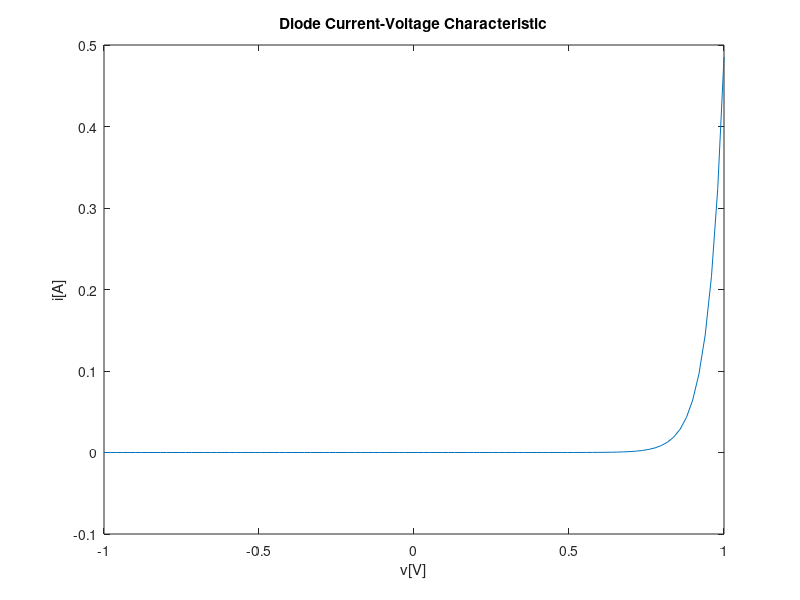
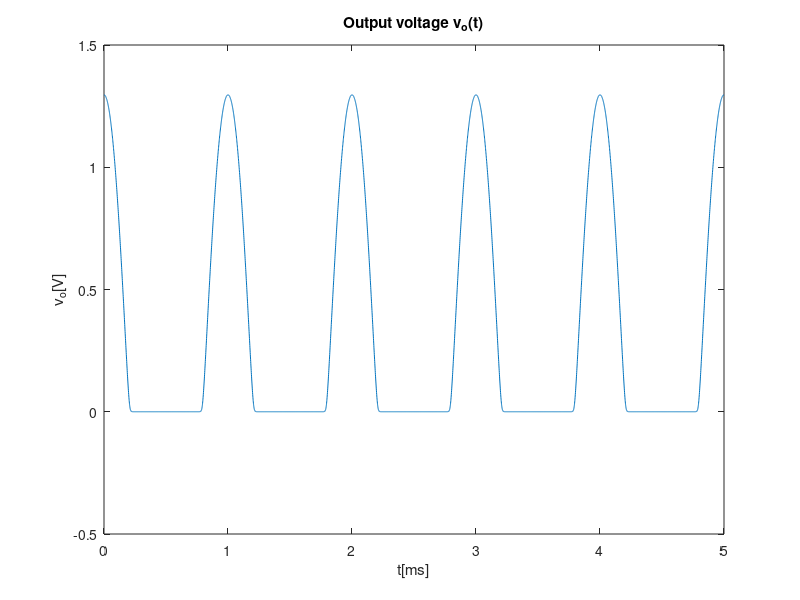
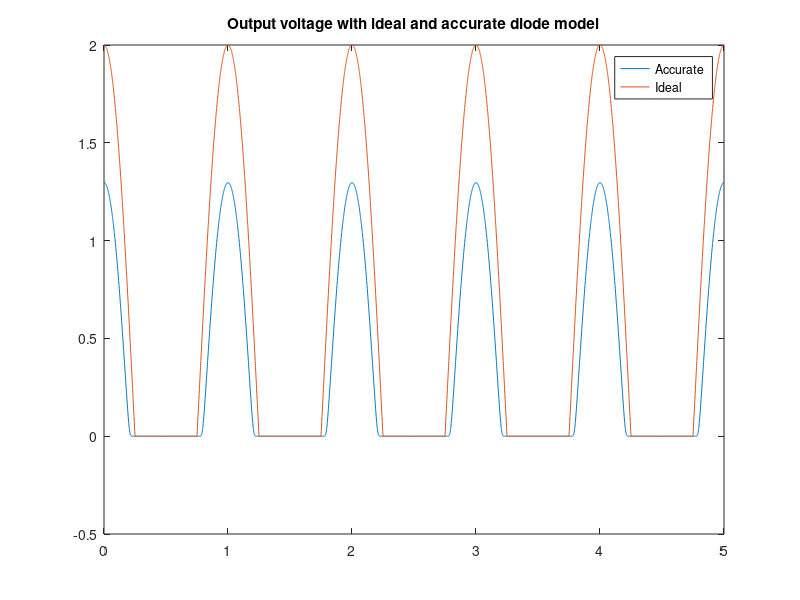
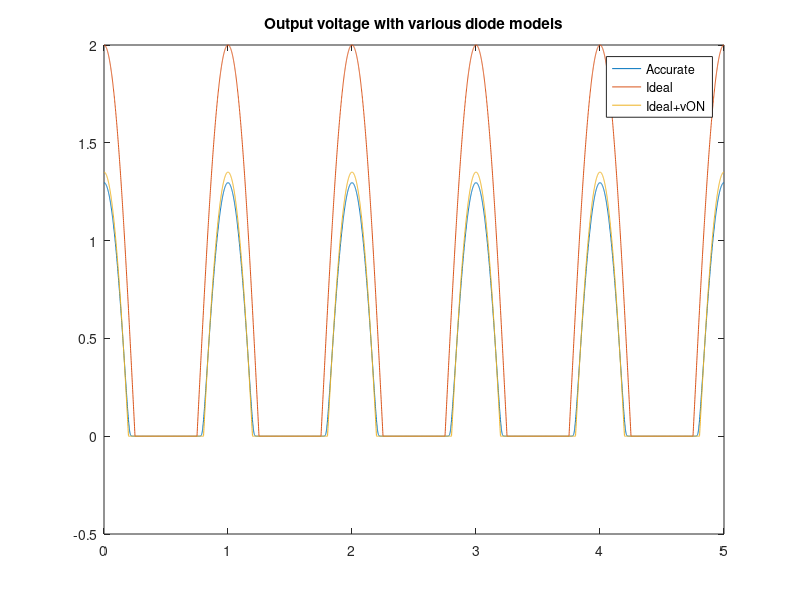

Source code (MATLAB) for these figures, in order:
close all 
clear all

I_S = 1e-9
V_T=25e-3

v = linspace(-1, 1, 100);
i = I_S*(exp(v/V_T/2) - 1);

plot(v, i)
title("Diode Current-Voltage Characteristic")
xlabel ("v[V]")
ylabel ("i[A]")
print ("iv.eps", "-depsc");



%%solve circuit with accurate model

function f = f(vD,vS,R)
Is = 1e-9;
VT=25e-3;
f = vD+R*Is * (exp(vD/VT/2)-1) - vS;
endfunction

function fd = fd(vD,R)
Is = 1e-9;
VT=25e-3;
fd = 1 + R*Is/2/VT * (exp(vD/VT/2)-1);
endfunction

%%Newton Raphsons iterative method

function vD_root = solve_vD (vS, R)
  delta = 1e-6;
  x_next = 0.65;

  do 
    x=x_next;
    x_next = x  - f(x, vS, R)/fd(x, R);
  until (abs(x_next-x) < delta)

  vD_root = x_next;
endfunction


R=1000;
f=1000;
w=2*pi*f;
t=0:1e-6: 5e-3;
vS=2*cos(w*t);
vO = zeros(1,length(t));

for i=1:length(t)
  vD = solve_vD  (vS(i), R);
  vO(i) = vS(i)-vD;
endfor

figure
plot(t*1000, vO)
title("Output voltage v_o(t)")
xlabel ("t[ms]")
ylabel ("v_o[V]")
print ("vo.eps", "-depsc");


%solve circuit with ideal diode model
vO_i = zeros(1,length(t));

for i=1:length(t)
  if(vS(i) >=0)
    vO_i(i) = vS(i);
  else
    vO_i(i) = 0;
  endif 
endfor

figure
plot(t*1000, vO)
hold
plot(t*1000, vO_i)
title("Output voltage with ideal and accurate diode model")
legend("Accurate", "Ideal");
print ("vo_i.eps", "-depsc");

%solve circuit with ideal diode + vON model
vO_iv = zeros(1,length(t));
vON = 0.65;

for i=1:length(t)
  if(vS(i) - vON >=0)
    vO_iv(i) = vS(i) - vON;
  else
    vO_iv(i) = 0;
  endif 
endfor

figure
plot(t*1000, vO)
hold
plot(t*1000, vO_i)
plot(t*1000, vO_iv)
title("Output voltage with various diode models")
legend("Accurate", "Ideal", "Ideal+vON");
print ("vo_iv.eps", "-depsc");


%solve circuit with ideal diode + vON + RON model
vO_ivr = zeros(1,length(t));
vON = 0.6;
RON = 80;

for i=1:length(t)
  if(vS(i) - vON >=0)
    iD = (vS(i) - vON)/(RON+R);
    vO_ivr(i) = R*iD;
  else
    vO_ivr(i) = 0;
  endif 
endfor

figure
plot(t*1000, vO)
hold
plot(t*1000, vO_i)
plot(t*1000, vO_iv)
plot(t*1000, vO_ivr)
title("Output voltage with various diode models")
legend("Accurate", "Ideal", "Ideal+vON", "Ideal+vON+RON");
print ("vo_ivr.eps", "-depsc");


%incremental analysis
V_S = 2
figure
plot(t*1000, V_S+vS/10)
axis([0 5 0 3])
xlabel ("t[ms]")
ylabel ("v[V]")
title("DC and AC components")
print ("acdc.eps", "-depsc");

